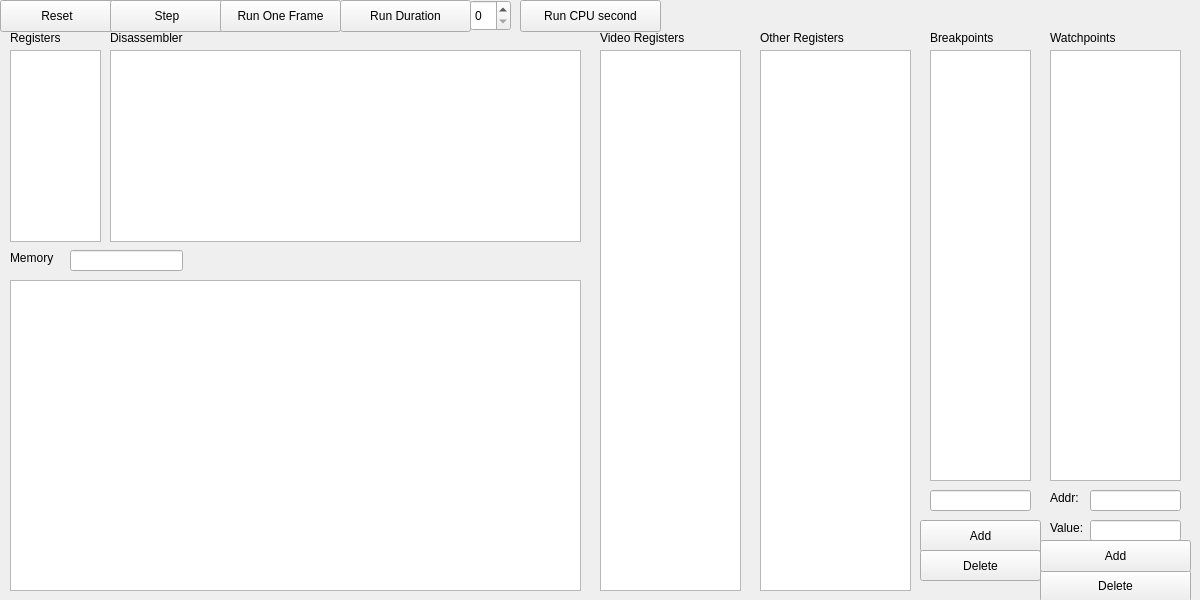
<?xml version="1.0" encoding="UTF-8"?>
<ui version="4.0">
 <class>DebuggerWindow</class>
 <widget class="QDialog" name="DebuggerWindow">
  <property name="geometry">
   <rect>
    <x>0</x>
    <y>0</y>
    <width>1200</width>
    <height>600</height>
   </rect>
  </property>
  <property name="minimumSize">
   <size>
    <width>1200</width>
    <height>600</height>
   </size>
  </property>
  <property name="maximumSize">
   <size>
    <width>1200</width>
    <height>600</height>
   </size>
  </property>
  <property name="windowTitle">
   <string>Debugger</string>
  </property>
  <widget class="QPushButton" name="resetButton">
   <property name="geometry">
    <rect>
     <x>0</x>
     <y>0</y>
     <width>114</width>
     <height>32</height>
    </rect>
   </property>
   <property name="focusPolicy">
    <enum>Qt::ClickFocus</enum>
   </property>
   <property name="text">
    <string>Reset</string>
   </property>
   <property name="autoDefault">
    <bool>false</bool>
   </property>
  </widget>
  <widget class="QPushButton" name="stepButton">
   <property name="geometry">
    <rect>
     <x>110</x>
     <y>0</y>
     <width>114</width>
     <height>32</height>
    </rect>
   </property>
   <property name="focusPolicy">
    <enum>Qt::NoFocus</enum>
   </property>
   <property name="text">
    <string>Step</string>
   </property>
   <property name="autoDefault">
    <bool>false</bool>
   </property>
  </widget>
  <widget class="QPushButton" name="runOneFrameButton">
   <property name="geometry">
    <rect>
     <x>220</x>
     <y>0</y>
     <width>121</width>
     <height>32</height>
    </rect>
   </property>
   <property name="focusPolicy">
    <enum>Qt::ClickFocus</enum>
   </property>
   <property name="text">
    <string>Run One Frame</string>
   </property>
   <property name="autoDefault">
    <bool>false</bool>
   </property>
  </widget>
  <widget class="QPushButton" name="runDurationButton">
   <property name="geometry">
    <rect>
     <x>340</x>
     <y>0</y>
     <width>131</width>
     <height>32</height>
    </rect>
   </property>
   <property name="focusPolicy">
    <enum>Qt::ClickFocus</enum>
   </property>
   <property name="text">
    <string>Run Duration</string>
   </property>
   <property name="autoDefault">
    <bool>false</bool>
   </property>
  </widget>
  <widget class="QLineEdit" name="memoryLineEdit">
   <property name="geometry">
    <rect>
     <x>70</x>
     <y>250</y>
     <width>113</width>
     <height>21</height>
    </rect>
   </property>
   <property name="focusPolicy">
    <enum>Qt::ClickFocus</enum>
   </property>
  </widget>
  <widget class="QLabel" name="memoryLabel">
   <property name="geometry">
    <rect>
     <x>10</x>
     <y>250</y>
     <width>60</width>
     <height>16</height>
    </rect>
   </property>
   <property name="text">
    <string>Memory</string>
   </property>
  </widget>
  <widget class="QLabel" name="registersLabel">
   <property name="geometry">
    <rect>
     <x>10</x>
     <y>30</y>
     <width>60</width>
     <height>16</height>
    </rect>
   </property>
   <property name="text">
    <string>Registers</string>
   </property>
  </widget>
  <widget class="QLabel" name="disassemblerLabel">
   <property name="geometry">
    <rect>
     <x>110</x>
     <y>30</y>
     <width>91</width>
     <height>16</height>
    </rect>
   </property>
   <property name="text">
    <string>Disassembler</string>
   </property>
  </widget>
  <widget class="QLabel" name="videoRegistersLabel">
   <property name="geometry">
    <rect>
     <x>600</x>
     <y>30</y>
     <width>101</width>
     <height>16</height>
    </rect>
   </property>
   <property name="text">
    <string>Video Registers</string>
   </property>
  </widget>
  <widget class="QLabel" name="otherRegisterslabel">
   <property name="geometry">
    <rect>
     <x>760</x>
     <y>30</y>
     <width>101</width>
     <height>16</height>
    </rect>
   </property>
   <property name="text">
    <string>Other Registers</string>
   </property>
  </widget>
  <widget class="QTableWidget" name="memoryWidget">
   <property name="geometry">
    <rect>
     <x>10</x>
     <y>280</y>
     <width>571</width>
     <height>311</height>
    </rect>
   </property>
   <property name="focusPolicy">
    <enum>Qt::NoFocus</enum>
   </property>
  </widget>
  <widget class="QTableWidget" name="disassemblerWidget">
   <property name="geometry">
    <rect>
     <x>110</x>
     <y>50</y>
     <width>471</width>
     <height>192</height>
    </rect>
   </property>
   <property name="focusPolicy">
    <enum>Qt::NoFocus</enum>
   </property>
  </widget>
  <widget class="QTableWidget" name="registersWidget">
   <property name="geometry">
    <rect>
     <x>10</x>
     <y>50</y>
     <width>91</width>
     <height>192</height>
    </rect>
   </property>
   <property name="focusPolicy">
    <enum>Qt::NoFocus</enum>
   </property>
  </widget>
  <widget class="QTableWidget" name="videoRegistersWidget">
   <property name="geometry">
    <rect>
     <x>600</x>
     <y>50</y>
     <width>141</width>
     <height>541</height>
    </rect>
   </property>
   <property name="focusPolicy">
    <enum>Qt::NoFocus</enum>
   </property>
  </widget>
  <widget class="QTableWidget" name="otherRegistersWidget">
   <property name="geometry">
    <rect>
     <x>760</x>
     <y>50</y>
     <width>151</width>
     <height>541</height>
    </rect>
   </property>
   <property name="focusPolicy">
    <enum>Qt::NoFocus</enum>
   </property>
  </widget>
  <widget class="QListWidget" name="breakpointsWidget">
   <property name="geometry">
    <rect>
     <x>930</x>
     <y>50</y>
     <width>101</width>
     <height>431</height>
    </rect>
   </property>
   <property name="focusPolicy">
    <enum>Qt::NoFocus</enum>
   </property>
  </widget>
  <widget class="QLineEdit" name="breakpointsEdit">
   <property name="geometry">
    <rect>
     <x>930</x>
     <y>490</y>
     <width>101</width>
     <height>21</height>
    </rect>
   </property>
   <property name="focusPolicy">
    <enum>Qt::ClickFocus</enum>
   </property>
  </widget>
  <widget class="QPushButton" name="addBreakpointButton">
   <property name="geometry">
    <rect>
     <x>920</x>
     <y>520</y>
     <width>121</width>
     <height>32</height>
    </rect>
   </property>
   <property name="focusPolicy">
    <enum>Qt::ClickFocus</enum>
   </property>
   <property name="text">
    <string>Add</string>
   </property>
   <property name="autoDefault">
    <bool>false</bool>
   </property>
  </widget>
  <widget class="QPushButton" name="deleteBreakpointButton">
   <property name="geometry">
    <rect>
     <x>920</x>
     <y>550</y>
     <width>121</width>
     <height>31</height>
    </rect>
   </property>
   <property name="focusPolicy">
    <enum>Qt::ClickFocus</enum>
   </property>
   <property name="text">
    <string>Delete</string>
   </property>
   <property name="autoDefault">
    <bool>false</bool>
   </property>
  </widget>
  <widget class="QLabel" name="breakpointsLabel">
   <property name="geometry">
    <rect>
     <x>930</x>
     <y>30</y>
     <width>81</width>
     <height>16</height>
    </rect>
   </property>
   <property name="text">
    <string>Breakpoints</string>
   </property>
  </widget>
  <widget class="QSpinBox" name="runDurationSpinBox">
   <property name="geometry">
    <rect>
     <x>470</x>
     <y>0</y>
     <width>41</width>
     <height>31</height>
    </rect>
   </property>
   <property name="focusPolicy">
    <enum>Qt::ClickFocus</enum>
   </property>
  </widget>
  <widget class="QListWidget" name="watchpointsWidget">
   <property name="geometry">
    <rect>
     <x>1050</x>
     <y>50</y>
     <width>131</width>
     <height>431</height>
    </rect>
   </property>
   <property name="focusPolicy">
    <enum>Qt::NoFocus</enum>
   </property>
  </widget>
  <widget class="QLabel" name="wathpointsLabel">
   <property name="geometry">
    <rect>
     <x>1050</x>
     <y>30</y>
     <width>81</width>
     <height>16</height>
    </rect>
   </property>
   <property name="text">
    <string>Watchpoints</string>
   </property>
  </widget>
  <widget class="QPushButton" name="deleteWatchpointButton">
   <property name="geometry">
    <rect>
     <x>1040</x>
     <y>570</y>
     <width>151</width>
     <height>32</height>
    </rect>
   </property>
   <property name="focusPolicy">
    <enum>Qt::ClickFocus</enum>
   </property>
   <property name="text">
    <string>Delete</string>
   </property>
   <property name="autoDefault">
    <bool>false</bool>
   </property>
  </widget>
  <widget class="QLineEdit" name="watchpointsAddrEdit">
   <property name="geometry">
    <rect>
     <x>1090</x>
     <y>490</y>
     <width>91</width>
     <height>21</height>
    </rect>
   </property>
   <property name="focusPolicy">
    <enum>Qt::ClickFocus</enum>
   </property>
  </widget>
  <widget class="QPushButton" name="addWatchpointButton">
   <property name="geometry">
    <rect>
     <x>1040</x>
     <y>540</y>
     <width>151</width>
     <height>32</height>
    </rect>
   </property>
   <property name="text">
    <string>Add</string>
   </property>
   <property name="autoDefault">
    <bool>false</bool>
   </property>
  </widget>
  <widget class="QPushButton" name="runCpuSecondButton">
   <property name="geometry">
    <rect>
     <x>520</x>
     <y>0</y>
     <width>141</width>
     <height>32</height>
    </rect>
   </property>
   <property name="text">
    <string>Run CPU second</string>
   </property>
   <property name="autoDefault">
    <bool>false</bool>
   </property>
  </widget>
  <widget class="QLineEdit" name="watchpointsValueEdit">
   <property name="geometry">
    <rect>
     <x>1090</x>
     <y>520</y>
     <width>91</width>
     <height>21</height>
    </rect>
   </property>
   <property name="focusPolicy">
    <enum>Qt::ClickFocus</enum>
   </property>
  </widget>
  <widget class="QLabel" name="watchpointsAddrLabel">
   <property name="geometry">
    <rect>
     <x>1050</x>
     <y>490</y>
     <width>60</width>
     <height>16</height>
    </rect>
   </property>
   <property name="text">
    <string>Addr:</string>
   </property>
  </widget>
  <widget class="QLabel" name="watchpointsValueLabel">
   <property name="geometry">
    <rect>
     <x>1050</x>
     <y>520</y>
     <width>60</width>
     <height>16</height>
    </rect>
   </property>
   <property name="text">
    <string>Value:</string>
   </property>
  </widget>
 </widget>
 <resources/>
 <connections/>
</ui>
